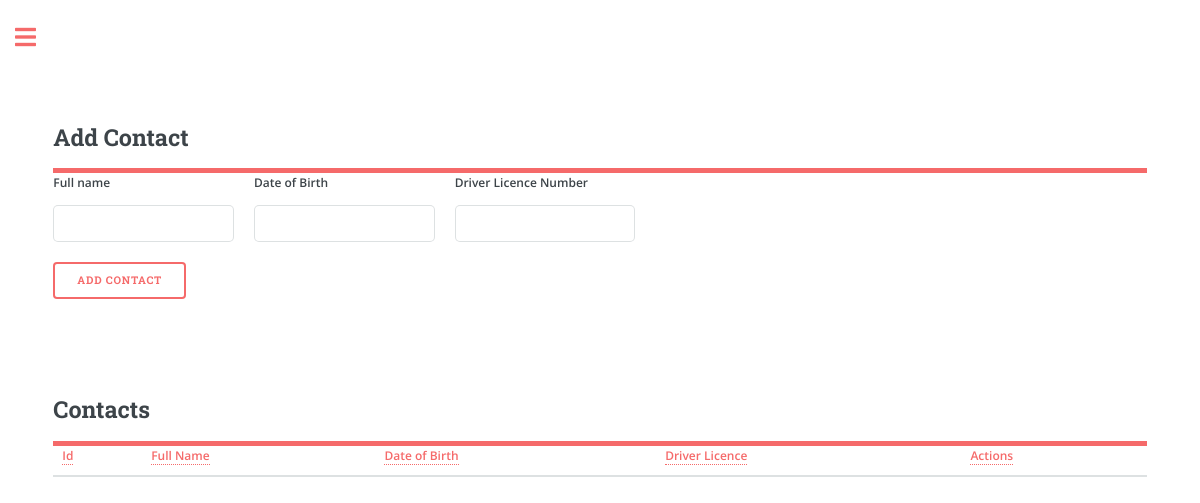
The page /contacts (signed in) on the database as committed earlier.
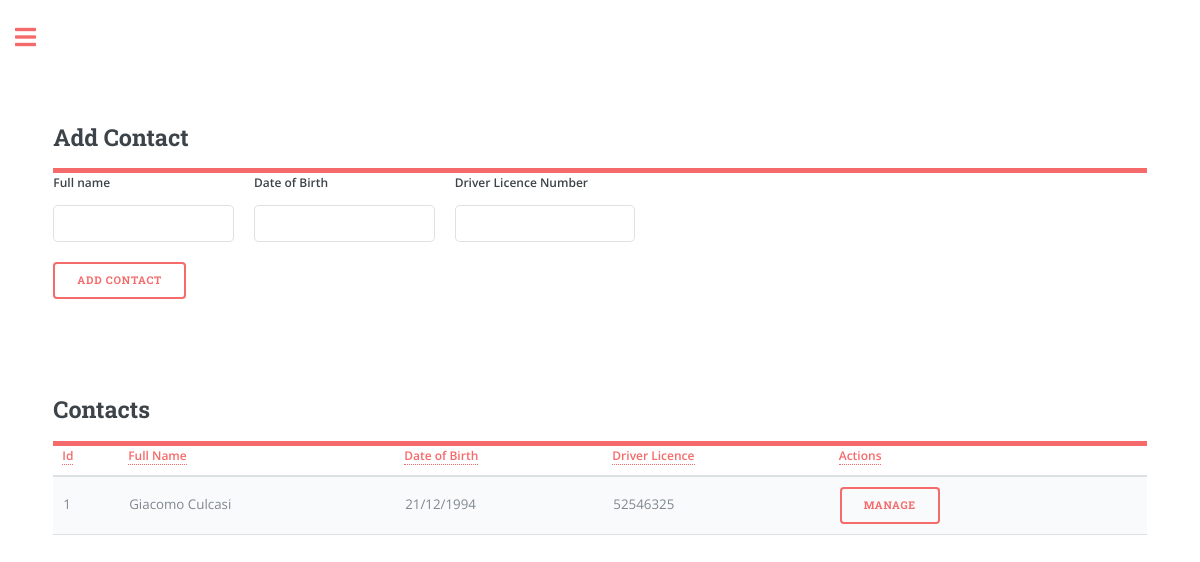
The same page on the database as committed later.
### app/models.py (models this page shows, shortened)
class Contacts(db.Model):
    id = db.Column(db.Integer, primary_key=True)
    full_name = db.Column(db.String(128), index=True)
    driver_licence_n = db.Column(db.Integer, index=True)
    dob = db.Column(db.String(8), index=True)
    user_id = db.Column(db.Integer, db.ForeignKey('user.id', name='contacts_user_id'), nullable=False)

### app/routes.py (the view)
@app.route('/contacts', methods=['GET', 'POST'])
@login_required
def contacts():
    user_contacts = current_user.contacts.all()
    if request.method == 'POST':
       full_name = request.form.get('full_name')
       dob = request.form.get('dob')
       driver_licence_n = request.form.get('driver_licence_n')
       Contacts.add_contact(full_name, dob, driver_licence_n, current_user.id)
       flash('Contact added successfully', 'success')
       return redirect(url_for('contacts'))
    else:
        return render_template('contacts.html', user_contacts=user_contacts, user_name=current_user.username if current_user.is_authenticated else None)

### app/models.py (called while the page is built)
@login.user_loader
def load_user(id):
    return User.query.get(int(id))

### app/templates/contacts.html (shortened to what this page needs)
{% extends "index.html" %}
{% block content %}
<link rel="stylesheet" href="{{ url_for('static', filename='css/custom.css') }}">
<form method="POST" action="{{ url_for('contacts') }}">
    <header id="header">
    <h2>Add Contact</h2>
    </header>
    <div class="row">
      <div class="col">
        <label for="full_name" class="form-label">Full name</label>
        <input type="text" class="form-control" id="full_name" name="full_name">
      </div>
      <div class="col">
        <label for="dob" class="form-label">Date of Birth</label>
        <input type="text" class="form-control" id="dob" name="dob">
      </div>
      <div class="col">
        <label for="driver_licence_n" class="form-label">Driver Licence Number</label>
        <input type="text" class="form-control" id="driver_licence_n" name="driver_licence_n">
      </div>
    </div>
    <button type="submit" class="btn btn-primary" style="margin-top: 20px;">Add Contact</button>
  </form>
<header id="header">
    <h2>Contacts</h2>
</header>
<table class="table" id="contactTable">
  <thead>
    <tr>
      <th scope="col"><a href="#" class="sort-link" data-sort="id">Id</a></th>
      <th scope="col"><a href="#" class="sort-link" data-sort="full_name">Full Name</a></th>
      <th scope="col"><a href="#" class="sort-link" data-sort="dob">Date of Birth</a></th>
      <th scope="col"><a href="#" class="sort-link" data-sort="driver_licence_n">Driver Licence</a></th>
      <th scope="col"><a href="#" class="sort-link" data-sort="action">Actions</a></th>
    </tr>
  </thead>
  <tbody>
    {% for contact in user_contacts %}
    <tr>
        <td data-sort="id">{{ contact.id }}</td>
        <td data-sort="full_name">{{ contact.full_name }}</td>
        <td data-sort="dob">{{ contact.dob }}</td>
        <td data-sort="driver_licence_n">{{ contact.driver_licence_n }}</td>
        <td>
          <form class="table-form" action="{{ url_for('contact_manage', contact_id=contact.id) }}" method="get">
              <button type="submit">Manage</button>
          </form>
      </td>
      <td>
    </tr>
    {% endfor %}
</tbody>
</table>
{% endblock %}

### app/templates/index.html (shortened to what this page needs)
<!DOCTYPE HTML>
<html>
	<head>
		<link rel="stylesheet" href="{{url_for('static', filename='css/main.css')}}"/>
	</head>
	<body class="is-preload">
			<div id="wrapper">
					<div id="main">
						<div class="inner">
								<section id="banner">
									<div class="content">
										{% block content %} {% endblock %}
								</section>
						</div>
					</div>
			</div>
	</body>
</html>

### app/static/css/custom.css (style rules this page uses)
form.table-form { margin: 0; }

Rows that differ between the two databases and show on the page:
added Contacts: id "1", full_name "Giacomo Culcasi", dob "21/12/1994", driver_licence_n "52546325"
